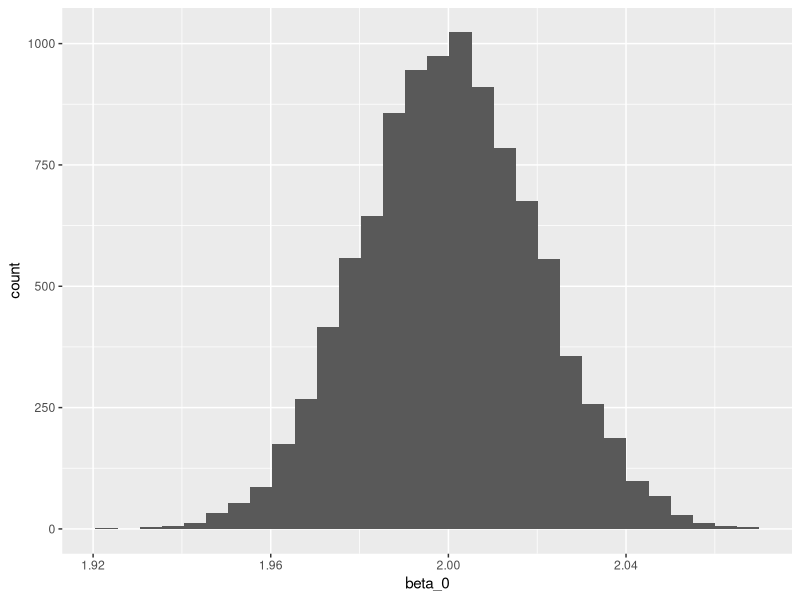

The R source for this figure: (Note: a time limit stopped this script after it produced the figure.)
## ---- chunk 1
knitr::opts_chunk$set(cache = TRUE, echo = TRUE, warning = FALSE, message = FALSE)
## ---- chunk 2
library(tidyverse)
library(knitr)
## ---- chunk 3
set.seed(123456)
# doesn't appear that the distribution of X was specified
# I just used standard normal for x_1
N <- 10000


X_0 <- rep(1, N)
X_1 <-rnorm(n = N)

sigma <- 2
U <- rnorm(n = N, sd = sigma)

data <- tibble(X_0 = X_0,
               X_1 = X_1,
               U = U) 

kable(head(data))
## ---- chunk 4
beta <- c(2,3)

data <- data %>%
  mutate(Y = X_0*beta[[1]] + X_1*beta[[2]] + U)

knitr::kable(head(data))
## ---- chunk 5

X <- as.matrix(tibble(int =1,
            X_1 = data$X_1))

Y <- data$Y

beta_n <- solve(t(X)%*%X)%*%t(X)%*%Y

kable(beta_n, col.names = "Beta")
## ---- chunk 6
u <- Y - X%*%beta_n

u_sq <- as.vector(u *u)

sigma_sq_hat <- sum(u_sq)/N

V <- solve(t(X)%*%X)*sigma_sq_hat

se <- sqrt(diag(V))

kable(se, col.names = "standard error")
## ---- chunk 7
ols <- lm(Y ~ X_1, data)

summary(ols)
## ---- chunk 8

beta_sampler <- function(N = 10000, sigma = 2, beta =  c(2,3)){
  # we used standard normal for x_1
  X_0 <- rep(1, N)
  X_1 <-rnorm(n = N)
  
  
  U <- rnorm(n = N, sd = sigma)
  
  data <- tibble(X_0 = X_0,
                 X_1 = X_1,
                 U = U) 
  data <- data %>%
    mutate(Y = X_0*beta[[1]] + X_1*beta[[2]] + U)
  
  X <- as.matrix(tibble(int =1,
              X_1 = data$X_1))
  
  Y <- data$Y
  
  beta_n <- solve(t(X)%*%X)%*%t(X)%*%Y
  
  return(beta_n)
}
## ---- chunk 9
S <- 10000

beta_0_list <- vector(mode = "numeric" , length = S)
beta_1_list <- vector(mode = "numeric" , length = S)

set.seed(123456)

for (k in seq(1:S)) {
  current_sample <- beta_sampler()  
  
  beta_0_list[k] <- current_sample[[1]]
  beta_1_list[k] <- current_sample[[2]]
  
}
## ---- chunk 10
tibble(beta_0 = beta_0_list) %>%
  ggplot(aes(x = beta_0)) + 
  geom_histogram()
## ---- chunk 11
sd(beta_1_list)
## ---- chunk 12
set.seed(123456)
rct_sample <- function(N = 10000){
  U_1 <- rnorm(n = N)
  U_2 <- rnorm(n = N)
  
  assignment <- runif(n = N)
  
  sample <- tibble(U_1,
                   U_2,
                   assignment) %>%
    mutate(Y_1 = 5 + U_1,
           Y_0 = 2 + U_2,
           D = ifelse(assignment>0.5, 1, 0),
           beta = Y_1 - Y_0,
           Y = Y_0 + D*beta)

  
  return(sample)
  
}

single_sample <- rct_sample()

summary(lm(Y ~ D, data = single_sample))
## ---- chunk 13
N <- 10000
S <- 10000
  
beta_list <- vector(mode = "numeric", length = S)
  
for (k in seq(1:S)) {
    bootstrap <- single_sample %>%
      select(Y, D) %>%
      sample_n(size = N, replace = TRUE)
      
    model <- lm(Y ~ D, data = bootstrap)
    

    beta_list[[k]] <- model$coefficients[[2]]
}
## ---- chunk 14
sd(beta_list)
## ---- chunk 15
tibble(beta = beta_list) %>%
  ggplot(aes(x = beta)) +
  geom_histogram()
## ---- chunk 16

N <- 10000
S <- 10000
  
bad_boot_strap_list <- vector(mode = "numeric", length = S)
  
for (k in seq(1:S)) {
    Y <- sample(single_sample$Y, size = N, replace = TRUE)
    D <- sample(single_sample$Y, size = N, replace = TRUE)
    
    
    model <- lm(Y ~ D)
    

    bad_boot_strap_list[[k]] <- model$coefficients[[2]]
}

tibble(beta = bad_boot_strap_list) %>%
  ggplot(aes(x = beta)) +
  geom_histogram()
